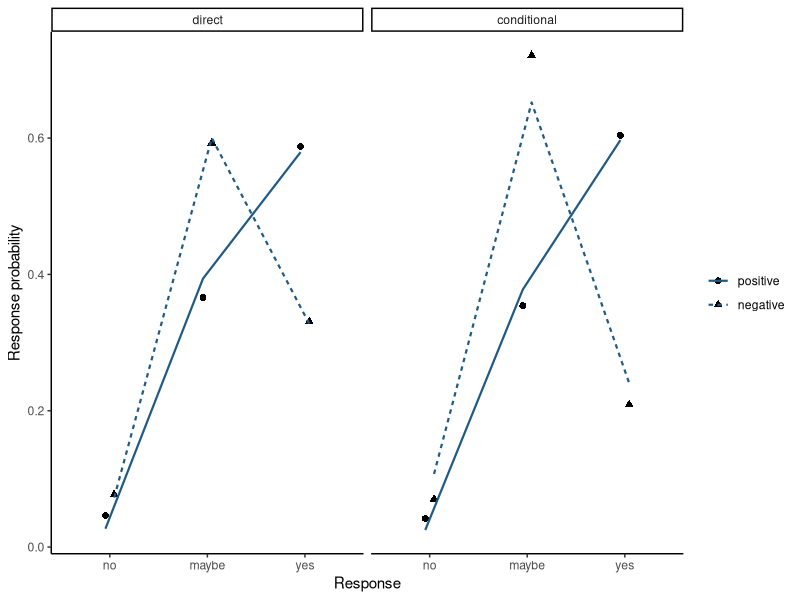

Here is the R script that generated this plot:
## ---- chunk 1
#| label: load-megaveridicality
#| echo: true
library(ordinal)
mv <- read.csv("data/megaveridicality/megaveridicality-v1-active-native.csv")
stopifnot(nrow(mv) == 14951L, length(unique(mv$verb)) == 375L,
          length(unique(mv$respondent_id)) == 319L)
mv$outcome <- ordered(mv$response, levels = c("no", "maybe", "yes"))
mv$polarity <- factor(mv$polarity, levels = c("positive", "negative"))
mv$task <- factor(mv$task, levels = c("direct", "conditional"))
## ---- chunk 2
#| label: inspect-megaveridicality-records
rbind(
  direct = mv[which(mv$task == "direct")[[1L]], c(
    "respondent_id", "verb", "frame", "polarity", "task", "response",
    "acceptability"
  )],
  conditional = mv[which(mv$task == "conditional")[[1L]], c(
    "respondent_id", "verb", "frame", "polarity", "task", "response",
    "acceptability"
  )]
)
## ---- chunk 3
#| label: fit-and-check-megaveridicality-clm
#| echo: true
fit <- clm(
  outcome ~ polarity * task,
  data = mv,
  link = "logit",
  Hess = TRUE
)

observed_category_probability <- predict(fit, type = "prob")$fit
manual_log_likelihood <- sum(log(observed_category_probability))
software_log_likelihood <- as.numeric(logLik(fit))
inverse_curvature <- solve(fit$Hessian)

ordinal_fit_check <- data.frame(
  quantity = c(
    "absolute log likelihood difference",
    "largest absolute score component",
    "largest covariance difference"
  ),
  value = c(
    abs(manual_log_likelihood - software_log_likelihood),
    max(abs(fit$gradient)),
    max(abs(inverse_curvature - vcov(fit)))
  )
)
ordinal_fit_check
stopifnot(
  ordinal_fit_check$value[[1L]] < 1e-6,
  ordinal_fit_check$value[[2L]] < 1e-5,
  ordinal_fit_check$value[[3L]] < 1e-8
)
coef(summary(fit))
## ---- chunk 4
#| label: ordinal-raw-and-fitted
#| echo: true
grid <- expand.grid(polarity = levels(mv$polarity), task = levels(mv$task))
fitted_matrix <- predict(fit, newdata = grid, type = "prob")$fit
fitted_long <- data.frame(
  grid[rep(seq_len(nrow(grid)), each = ncol(fitted_matrix)), ],
  response = factor(rep(colnames(fitted_matrix), times = nrow(grid)),
                    levels = c("no", "maybe", "yes")),
  fitted_probability = as.vector(t(fitted_matrix))
)
raw <- as.data.frame(table(mv$polarity, mv$task, mv$outcome,
                           dnn = c("polarity", "task", "response")))
names(raw)[[4L]] <- "responses"
raw$empirical_probability <- ave(raw$responses, raw$polarity, raw$task,
                                 FUN = function(x) x / sum(x))
display <- merge(raw, fitted_long, by = c("polarity", "task", "response"))
## ---- chunk 5
#| label: plot-ordinal-fit
#| echo: true
library(ggplot2)
ggplot(display, aes(response, group = polarity)) +
  geom_point(aes(y = empirical_probability, shape = polarity), size = 2,
             position = position_dodge(width = .18)) +
  geom_line(aes(y = fitted_probability, linetype = polarity),
            color = "#1F5A85", linewidth = .75,
            position = position_dodge(width = .18)) +
  facet_wrap(~ task) +
  labs(x = "Response", y = "Response probability", shape = NULL, linetype = NULL) +
  theme_classic()
## ---- chunk 6
#| label: threshold-check
#| echo: true
above_no <- glm(I(as.integer(outcome) > 1L) ~ polarity * task,
                binomial(), mv)
yes <- glm(I(as.integer(outcome) > 2L) ~ polarity * task,
           binomial(), mv)
rbind(`maybe-or-yes versus no` = coef(above_no),
      `yes versus no-or-maybe` = coef(yes))
